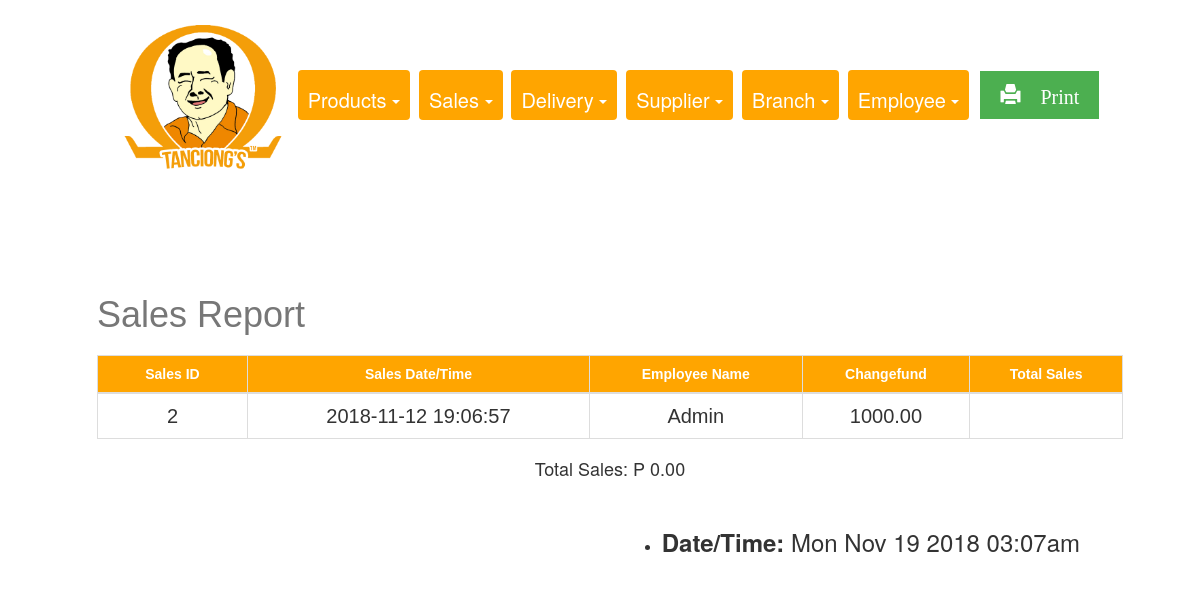
The page /REPORTS/salesReport.php on the database its author committed.
### tables this page shows
CREATE TABLE `sales` (
  `sales_id` int(11) NOT NULL,
  `sales_datetime` datetime DEFAULT NULL,
  `employee_id` int(11) DEFAULT NULL,
  `changefund` float(255,2) DEFAULT NULL,
  `total_sales` float(255,2) DEFAULT NULL
);

CREATE TABLE `employee` (
  `employee_id` int(11) NOT NULL,
  `employee_firstname` varchar(255) DEFAULT NULL,
  `employee_lastname` varchar(255) DEFAULT NULL,
  `username` varchar(255) DEFAULT NULL,
  `password` varchar(255) DEFAULT NULL,
  `employee_email` varchar(255) DEFAULT NULL,
  `employee_contactnumber` varchar(15) DEFAULT NULL,
  `employee_address` varchar(255) DEFAULT NULL,
  `branch_id` int(11) DEFAULT NULL,
  `isAdmin` tinyint(4) DEFAULT NULL,
  `deleteStatus` tinyint(4) DEFAULT NULL
);

### REPORTS/salesReport.php (the view, shortened to what this page needs)
<!DOCTYPE html>
<html>
<head>
  <link rel="stylesheet" href="https://maxcdn.bootstrapcdn.com/bootstrap/3.3.7/css/bootstrap.min.css">
  <link rel="stylesheet" type="text/css" href="report.css">
</head>
<body>
<center>
<div class="container-fluid1">
<div class= "choices">
<img class="img1" src="pic.png">
<div class="btn-group">
  <a class="btn dropdown-toggle" data-toggle="dropdown">
   Products
    <span class="caret"></span>
  </a>
</div>
<div class="btn-group">
  <a class="btn dropdown-toggle" data-toggle="dropdown">
    Sales
    <span class="caret"></span>
  </a>
</div>
<div class="btn-group">
  <a class="btn dropdown-toggle" data-toggle="dropdown">
   Delivery
    <span class="caret"></span>
  </a>
</div>
<div class="btn-group">
  <a class="btn dropdown-toggle" data-toggle="dropdown">
   Supplier
    <span class="caret"></span>
  </a>
</div>
<div class="btn-group">
  <a class="btn dropdown-toggle" data-toggle="dropdown">
 Branch
    <span class="caret"></span>
  </a>
</div>
<div class="btn-group">
  <a class="btn dropdown-toggle" data-toggle="dropdown">
   Employee
    <span class="caret"></span>
  </a>
</div>
<div class="btn-group">
  <a class="button" href="salesReportPrint.php"  target="_blank"><span class="glyphicon glyphicon-print"> Print</span>
  </a>
</div>
</div>
<br>
</div>
<div class="container">
<?php
                    require_once 'connection.php'; ?>
                    <br><br><br>
                    <?php
                     $sql = "SELECT * FROM sales, employee
                      WHERE sales.employee_id = employee.employee_id
                    ORDER BY sales_id ASC";
                    if($result = mysqli_query($conn, $sql)){
                        if(mysqli_num_rows($result) > 0){
                            echo "<center><table class='table'></center>";
                                echo "<thead>";
                                echo "<caption><h1>Sales Report</h1></caption>";
                                    echo "<tr style='width: 100px;'>";
                                        echo "<th style='width: 150px;'>Sales ID</th>";
                                        echo "<th>Sales Date/Time</th>";
                                        echo "<th>Employee Name</th>";
                                        echo "<th>Changefund</th>";
                                        echo "<th>Total Sales</th>";
                                    echo "</tr>";
                                echo "</thead>";
                                echo "<tbody>";
                                while($row = mysqli_fetch_assoc($result)){
                                    echo "<tr>";
                                    $sum_sales= 0;
                                    $total_payment  = $row['total_sales'];
                                        echo "<td> ", "<center>". $row['sales_id'] . "</center>", "</td>";
                                        echo "<td> ","<center>". $row['sales_datetime'] . "</center>","</td>";
                                        echo "<td> ", "<center>". $row['employee_firstname'] . "</center>","</td>";
                                        echo "<td> ", "<center>". $row['changefund'] . "</center>","</td>";
                                        echo "<td> ", "<center>". $row['total_sales'] . "</center>", "</td>";
                                        $sum_sales += $total_payment;
                                    echo "</tr>";
                                }
                                echo "</tbody>";
                        } else{
                            echo "<p class='lead'><em>No records were found.</em></p>";
                        }
                    } else{
                        echo "ERROR: Could not able to execute $sql. " . mysqli_error($conn);
                    }
                    ?>
                    <h4>Total Sales: P <?php echo number_format($sum_sales, 2);  ?> </h4><br>
<ul class=date>
     <li><h3><b>Date/Time: </b><span id="date"></h3></li>
</ul>
</div>
</body>
</html>

### REPORTS/report.css (style rules this page uses)
body { padding-left: 20px; padding-bottom: 30px; padding-top: 0px; }
.container-fluid1 { padding: 5px 20px; padding-top: 10px; }
.btn-group { padding-left: 5px; padding-right: 0px; padding-top: 15px; padding-bottom:15px; }
.btn { background-color: orange; color: white; padding-top: 16px; padding-left: 16px; padding-right: 10px; font-size: 20px; border: none; padding-left: 10px; }
.img1 { width: 170px; }
.table { font-family: "Trebuchet MS", Arial, Helvetica, sans-serif; border-collapse: collapse; margin-left: auto; margin-right: auto; width: 90%; }
.table td, .table th { border: 1px solid #ddd; padding-left: 12px; padding-right: 12px; padding-bottom: 5px; padding-top:12px; font-size: 20px; }
.table th { padding-top: 20px; padding-bottom: 20px; padding-right: 12px; padding-left: 12px; text-align: center; background-color:#ffa500; color: white; font-size: 14px; }
.date { float: right; padding-right:100px; padding-bottom: 0px; font-size: 14px; }
h1 { padding-top: 2px; padding-bottom: 2px; }
.button { background-color: #4CAF50; border: none; color: white; padding-top: 10px; padding-bottom: 10px; padding-right: 20px; padding-left: 20px; text-align: center; text-decoration: none; display: inline-block; font-size: 20px; margin: 4px 2px; cursor: pointer; }

### rows shown on the page
sales: sales_id "2", sales_datetime "2018-11-12 19:06:57", employee.employee_firstname "Admin", changefund "1000.00"

### other values the page prints
$sum_sales "0.00"
